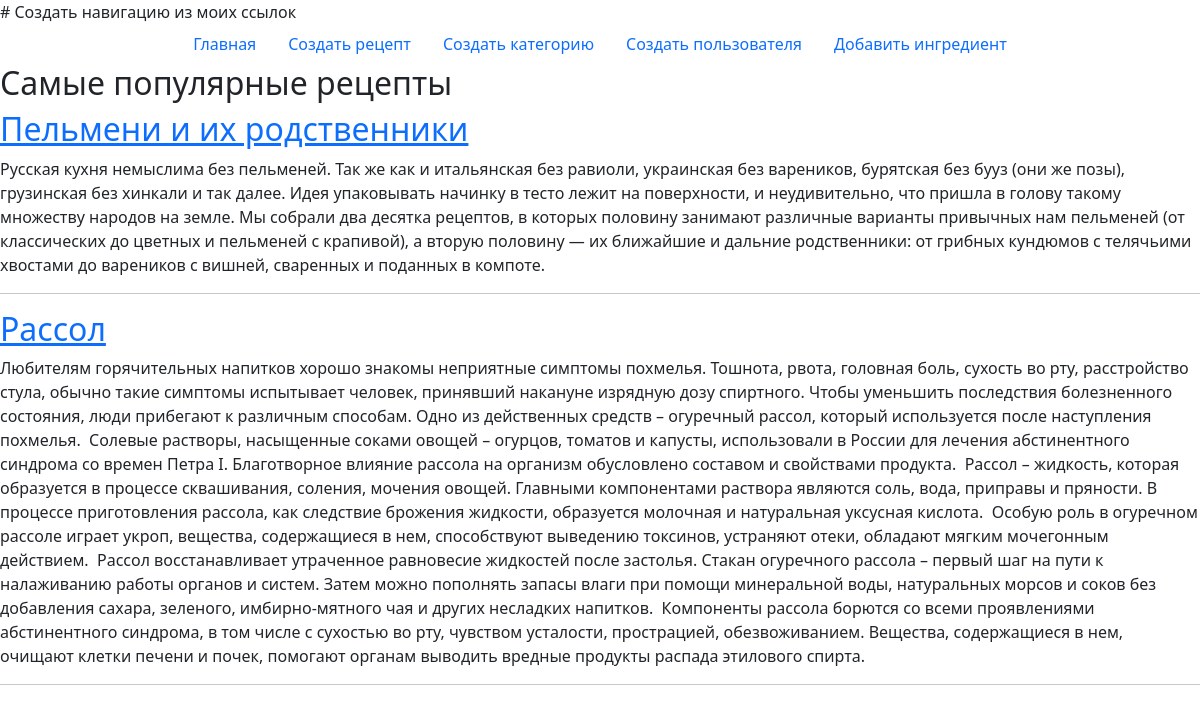
The page / on the database its author committed.
### recipe/models.py (models this page shows, shortened)
class Recipe(models.Model):
    title = models.CharField(max_length=100)
    description = models.TextField()
    ingredients = models.TextField()
    directions = models.TextField()
    created_at = models.DateTimeField(auto_now_add=True)
    updated_at = models.DateTimeField(auto_now=True)
    image = models.ImageField(upload_to='images/', blank=True, null=True)
    author = models.ForeignKey(Author, on_delete=models.CASCADE)  # обновленная строка
    category = models.ForeignKey(Category, on_delete=models.CASCADE)

### recipe/views.py (the view)
# urls.py: path('', views.index, name='index'),
def index(request):
    links = [
        {'url': '/', 'text': 'Главная'},
        {'url': '/create_recipe', 'text': 'Создать рецепт'},
        {'url': '/create_category', 'text': 'Создать категорию'},
        {'url': '/create_user', 'text': 'Создать пользователя'},
        {'url': '/add_ingredient', 'text': 'Добавить ингредиент'},
    ]
    recipes = Recipe.objects.all()
    return render(request, 'recipe/index.html', {'links': links, 'recipes': recipes})

### recipe/templates/recipe/index.html (shortened to what this page needs)
{% extends 'base.html' %}
{% block content %}
    <h2>Самые популярные рецепты</h2>
    {% for recipe in recipes %}
        <h2><a href="{% url 'recipe_detail' recipe.id %}">{{ recipe.title }}</a></h2>
        <p>{{ recipe.description }}</p>
        <hr>
    {% endfor %}
{% endblock %}

### templates/base.html (shortened to what this page needs)
<!doctype html>
<html lang="en">
  <head>
    <link href="https://cdn.jsdelivr.net/npm/bootstrap@5.3.2/dist/css/bootstrap.min.css" rel="stylesheet">
  </head>
  <body>
  # Создать навигацию из моих ссылок
{% block nav %}
  <ul class="nav justify-content-center">
    {% for link in links %}
      <li class="nav-item">
        <a class="nav-link" href="{{ link.url }}">{{ link.text }}</a>
      </li>
    {% endfor %}
  </ul>
{% endblock %}
    {% block content %}{% endblock %}
  </body>
</html>

### rows shown on the page
Recipe: title "Пельмени и их родственники", description "Русская кухня немыслима без пельменей. Так же как и итальянская без равиоли, украинская без вареников, бурятская без бууз (они же позы), грузинская без хинкали и так далее. Идея упаковывать начинку в тесто лежит на поверхности, и неудивительно, что пришла в голову такому множеству народов на земле. Мы собрали два десятка рецептов, в которых половину занимают различные варианты привычных нам пельменей (от классических до цветных и пельменей с крапивой), а вторую половину — их ближайшие и дальние родственники: от грибных кундюмов с телячьими хвостами до вареников с вишней, сваренных и поданных в компоте."
Recipe: title "Рассол", description "Любителям горячительных напитков хорошо знакомы неприятные симптомы похмелья. Тошнота, рвота, головная боль, сухость во рту, расстройство стула, обычно такие симптомы испытывает человек, принявший накануне изрядную дозу спиртного. Чтобы уменьшить последствия болезненного состояния, люди прибегают к различным способам. Одно из действенных средств – огуречный рассол, который используется после наступления похмелья. ⁣ Солевые растворы, насыщенные соками овощей – огурцов, томатов и капусты, использовали в России для лечения абстинентного синдрома со времен Петра I. Благотворное влияние рассола на организм обусловлено составом и свойствами продукта. ⁣ Рассол – жидкость, которая образуется в…"

### other values the page prints
{{ link.text }} "Главная" "Создать рецепт" "Создать категорию" "Создать пользователя" "Добавить ингредиент"
